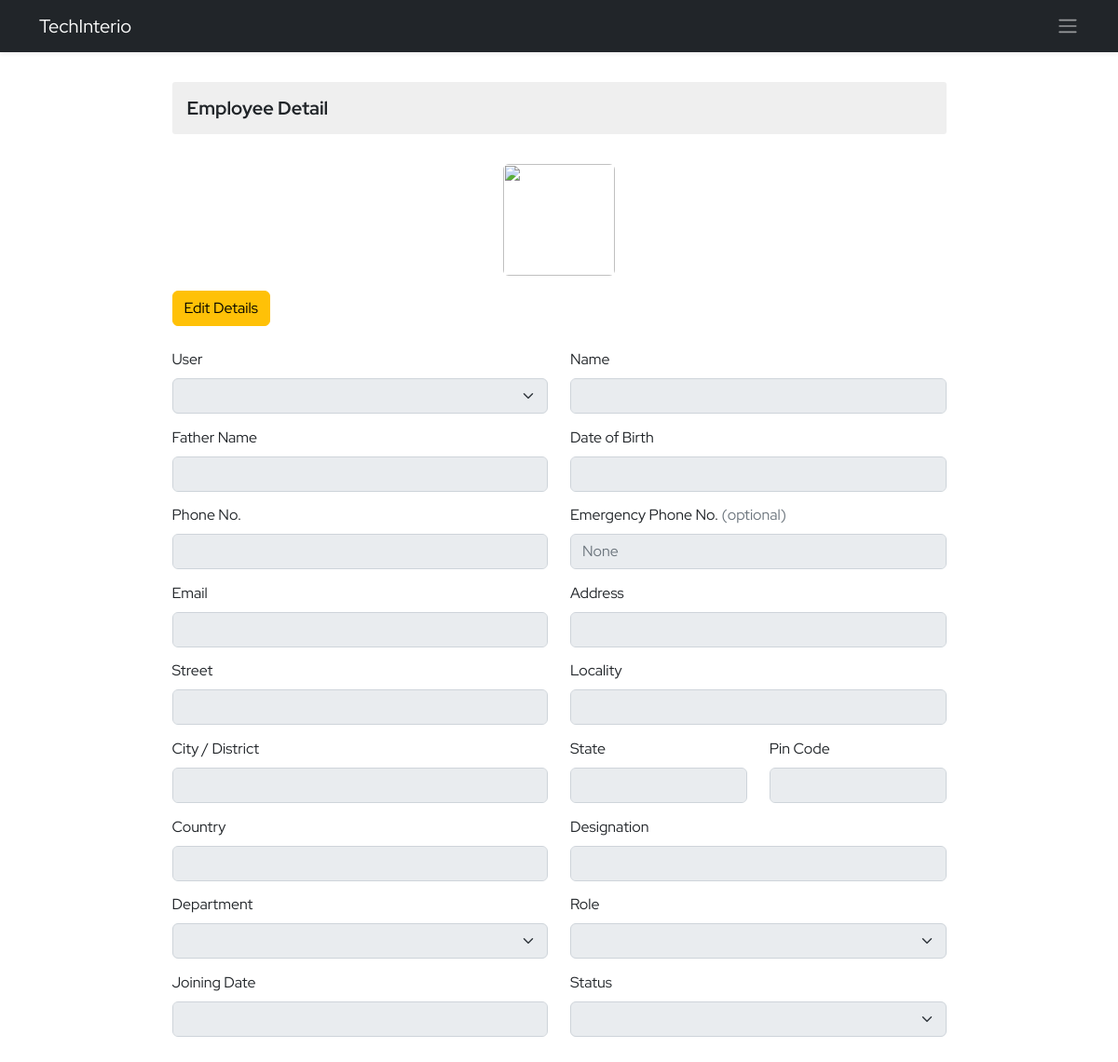
Before: /ems/employee-detail/9/ (signed in) with the older database file.
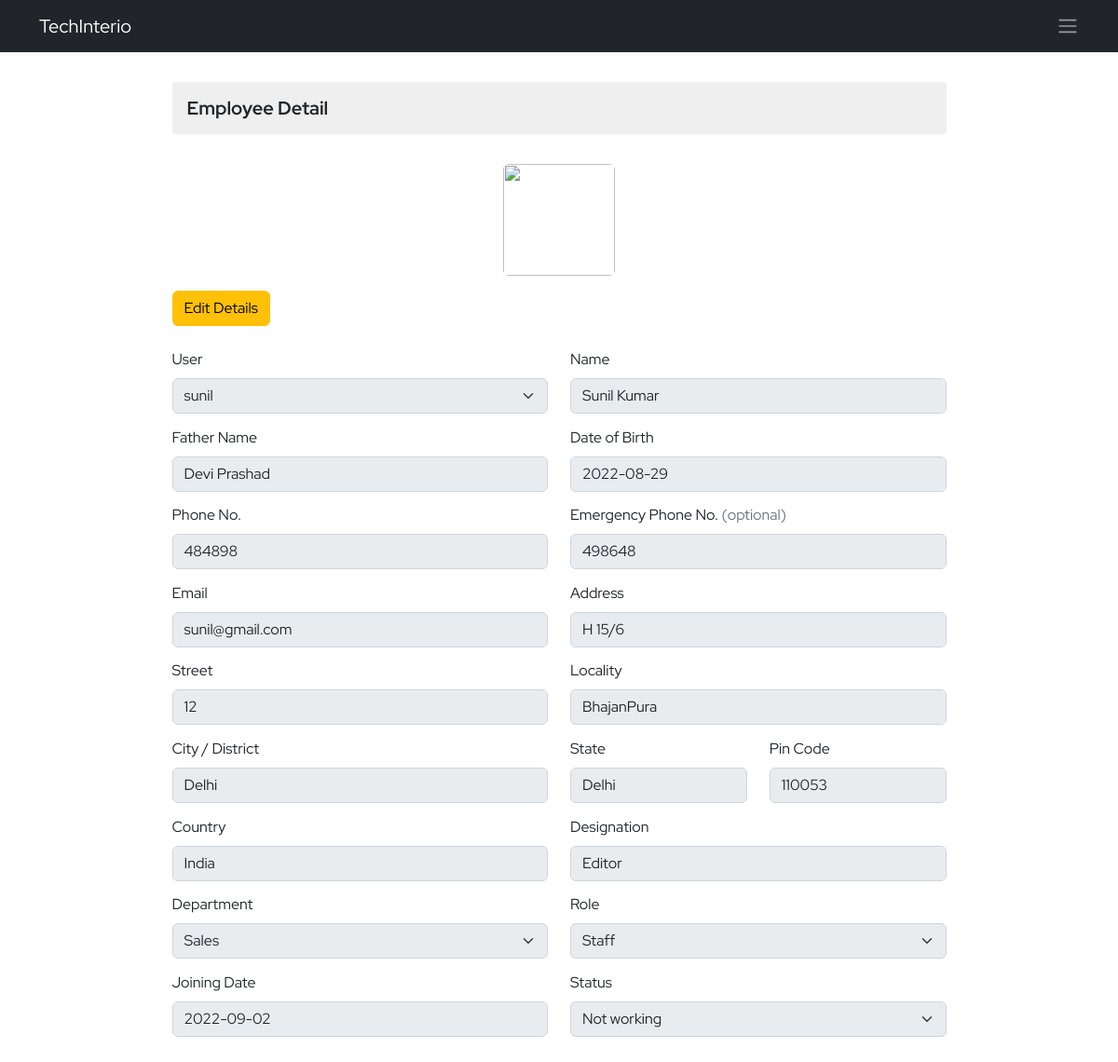
After: the same page with the newer database file.
### ems/models.py (models this page shows, shortened)
class Employee(models.Model):
    empid=models.AutoField(primary_key=True)
    user=models.OneToOneField(User,on_delete=models.CASCADE)
    name=models.CharField(max_length=50)
    father_name=models.CharField(max_length=50)
    avtar=models.ImageField(upload_to='employee_profile_images', blank=True , default='profile.jpg')
    dob=models.DateField()
    email=models.EmailField(max_length=100)
    mobile_no=models.IntegerField()
    emergency_mobile_no=models.IntegerField(null=True,blank=True)
    address=models.OneToOneField(Address, on_delete=models.CASCADE,blank=True, null=True,)
    designation=models.CharField(max_length=70)
    role=models.ForeignKey(Role, on_delete=models.SET_NULL,blank=True, null=True,)
    department=models.ForeignKey(Department, on_delete=models.SET_NULL,blank=True, null=True,)
    joining_date=models.DateField()
    status=models.CharField(max_length=15)
    @property
    def imageURL(self):
        try:
            url=self.avtar.url
        except:
            url=''
        return url

class Address(models.Model):
    user=models.OneToOneField(User,on_delete=models.CASCADE, blank=True,null=True)
    address=models.CharField(max_length=150)
    street=models.CharField(max_length=70)
    locality=models.CharField(max_length=70)
    city=models.CharField(max_length=50)
    state=models.CharField(max_length=50)
    pincode=models.FloatField(max_length=50)
    country=models.CharField(max_length=50, default='India')

### ems/views.py (the view, shortened to what this page needs)
# urls.py: path('employee-detail/<empid>/',employeeDetail,name='employee-detail'),
@login_required()
def employeeDetail(request, empid):
    context = {}
    try:
        if not request.user.is_superuser:
            profile_obj=Employee.objects.get(user=request.user)
            context['profile']=profile_obj
        employee_obj = Employee.objects.get(empid=empid)
        user_obj = User.objects.get(username=employee_obj.user)
        department_obj = Department.objects.all()
        role_obj = Role.objects.all()
        context['departments'] = department_obj
        context['roles'] = role_obj
        context['employee_obj'] = employee_obj
        addres_obj = Address.objects.get(user=user_obj)
        context['address_obj'] = addres_obj
    except Exception as e:
        print('Employee Detail Exception : ', e)
    return render(request, 'ems/employee_detail.html', context)

### ems/models.py (called while the page is built)
    def __str__(self):
        return self.name

    def __str__(self):
        return self.name

### ems/templates/ems/employee_detail.html (shortened to what the changed rows need)
{% extends './base.html' %}
{% block body %}
<div class="container py-4">
    <div class="row d-felx justify-content-center align-items-center">
        <div class="col-9">
            <form action="" method="post" class="mt-4 add-employee">
                <div class="row gy-1">
                    <div class="mb-3 col-12 col-sm-6">
                        <label for="select-user" class="form-label">User </label>
                        <select readonly class="form-select employee_detail" aria-label="Default select example"
                            id="select-user" required name="select-user">
                            <option value="{{employee_obj.user}}" selected>{{employee_obj.user}}</option>
                        </select>
                    </div>
                    <div class="mb-3 col-12 col-sm-6">
                        <label for="fname" class="form-label">Name</label>
                        <input type="text" class="form-control employee_detail" id="fname" name="employee-name" required
                            value="{{employee_obj.name}}">
                    </div>
                    <div class="mb-3 col-12 col-sm-6">
                        <label for="father-name" class="form-label">Father Name</label>
                        <input type="text" class="form-control employee_detail" id="father-name" name="father-name"
                            required value="{{employee_obj.father_name}}" readonly>
                    </div>
                    <div class="mb-3 col-12 col-sm-6">
                        <label for="dob" class="form-label">Date of Birth</label>
                        <input type="text" class="form-control employee_detail"
                            value="{{employee_obj.dob | date:'Y-m-d'}}" id="dob" name="employee-dob" required>
                    </div>
                    <div class="mb-3 col-12 col-sm-6">
                        <label for="email" class="form-label">Phone No.</label>
                        <input type="number" class="form-control employee_detail" id="email"
                            value="{{employee_obj.mobile_no}}" name="phone-number" required>
                    </div>
                    <div class="mb-3 col-6">
                        <label for="ephone" class="form-label">Emergency Phone No. <span class="text-muted">(optional)</span> </label>
                        <input type="number" value="{{employee_obj.emergency_mobile_no}}" class="form-control employee_detail" id="ephone" placeholder="None"
                            name="ephone-number">
                    </div>
                    <div class="mb-3 col-12 col-sm-6">
                        <label for="email" class="form-label">Email</label>
                        <input type="email" class="form-control employee_detail" id="email"
                            value="{{employee_obj.email}}" name="email" required>
                    </div>
                    <div class="mb-3 col-12 col-sm-6">
                        <label for="address" class="form-label">Address</label>
                        <input type="text" class="form-control employee_detail" id="address"
                            value="{{address_obj.address}}" name="address" required>
                    </div>
                    <div class="mb-3 col-12 col-sm-6">
                        <label for="street" class="form-label">Street</label>
                        <input type="text" class="form-control employee_detail" id="street"
                            value="{{address_obj.street}}" name="street" required>
                    </div>
                    <div class="mb-3 col-12 col-sm-6">
                        <label for="locality" class="form-label">Locality</label>
                        <input type="text" class="form-control employee_detail" id="locality"
                            value="{{address_obj.locality}}" name="locality" required>
                    </div>
                    <div class="mb-3 col-12 col-sm-6">
                        <label for="city" class="form-label">City / District</label>
                        <input type="text" class="form-control employee_detail" id="city" value="{{address_obj.city}}"
                            name="city" required>
                    </div>
                    <div class="mb-3 col-6 col-sm-3">
                        <label for="state" class="form-label">State</label>
                        <input type="text" class="form-control employee_detail" id="state" value="{{address_obj.state}}"
                            name="state" required>
                    </div>
                    <div class="mb-3 col-6 col-sm-3">
                        <label for="pincode" class="form-label">Pin Code</label>
                        <input type="number" class="form-control employee_detail" id="pincode"
                            value="{{address_obj.pincode|floatformat:'0'}}" name="pincode" required>
                    </div>
                    <div class="mb-3 col-12 col-sm-6">
                        <label for="country" class="form-label">Country</label>
                        <input type="text" class="form-control employee_detail" id="country"
                            value="{{address_obj.country}}" name="country" required>
                    </div>
                    <div class="mb-3 col-12 col-sm-6">
                        <label for="designation" class="form-label">Designation</label>
                        <input type="text" class="form-control employee_detail" id="designation" required
                            value="{{employee_obj.designation}}" name="designation">
                    </div>
                    <div class="mb-3 col-12 col-sm-6">
                        <label for="select-department" class="form-label">Department</label>
                        <select class="form-select employee_detail" aria-label="Default select example"
                            id="select-department" name="select-department" required>
                            {% for department in departments %}
                            {% if department == employee_obj.department %}
                            <option value="{{employee_obj.department}}" selected>{{employee_obj.department}}</option>
                            {% else %}
                            <option value="{{department.name}}">{{department.name}}</option>
                            {% endif %}
                            {% endfor %}
                        </select>
                    </div>
                    <div class="mb-3 col-12 col-sm-6">
                        <label for="select-role" class="form-label">Role</label>
                        <select class="form-select employee_detail" aria-label="Default select example" id="select-role"
                            name="select-role" required>
                            {% for role in roles %}
                            {% if role == employee_obj.role %}
                            <option value="{{employee_obj.role}}" selected>{{employee_obj.role}}</option>
                            {% else %}
                                <option value="{{role.name}}">{{role.name}}</option>
                            {% endif %}
                            {% endfor %}
                        </select>
                    </div>
                    <div class="mb-3 col-12 col-sm-6">
                        <label for="joining-date" class="form-label">Joining Date</label>
                        <input type="text" class="form-control employee_detail" id="dob" name="joining-date" required
                            value="{{employee_obj.joining_date | date:'Y-m-d' }}">
                    </div>
                    <div class="mb-3 col-12 col-sm-6">
                        <label for="select-status" class="form-label">Status</label>
                        <select class="form-select employee_detail" aria-label="Default select example"
                            id="select-status" name="select-status" required>
                            {% if employee_obj.status == 'Working' %}
                            <option value="{{employee_obj.role}}" selected>{{employee_obj.status}}</option>
                            <option value="Not working">Not Working</option>
                            {% else %}
                            <option value="{{employee_obj.role}}" selected>{{employee_obj.status}}</option>
                            <option value="Working" >Working</option>
                            {% endif %}
                        </select>
                    </div>
            </form>
        </div>
    </div>
</div>
{% endblock body %}

Changed rows visible on the page:
added Employee: select-user "sunil", employee-name "Sunil Kumar", father-name "Devi Prashad", employee-dob "2022-08-29", phone-number "484898", ephone-number "498648", email "sunil@gmail.com", designation "Editor", joining-date "2022-09-02", select-status "Not working"
added Address: address "H 15/6", street "12", locality "BhajanPura", city "Delhi", state "Delhi", pincode "110053", country "India"
Other visible differences:
form field select-department: (not shown) → "Sales"
form field select-role: (not shown) → "Staff"
